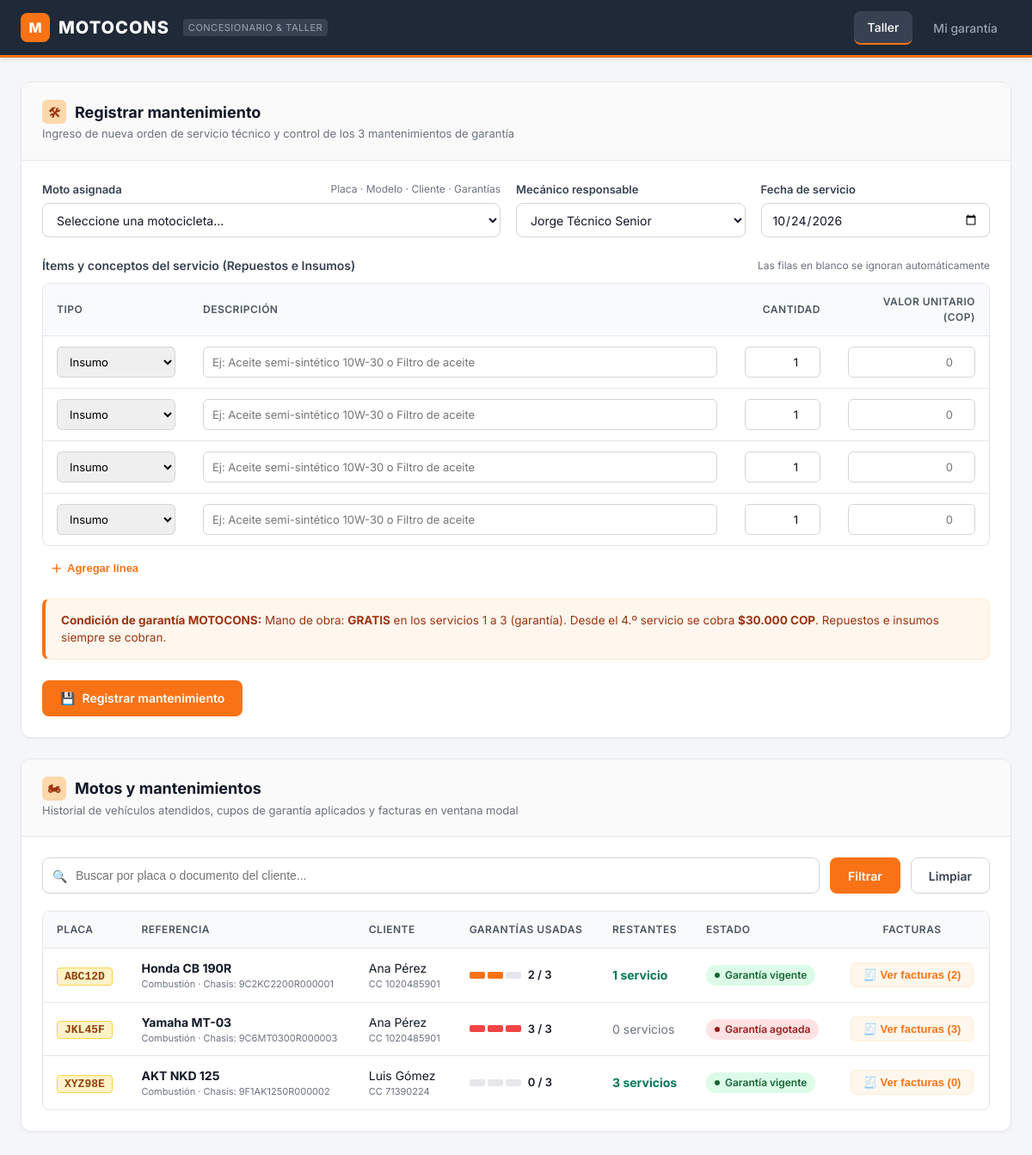
Screenshot of /src/public/index.php with the database file from the repository.
### tables this page shows
CREATE TABLE motocicleta (
    id_moto INT AUTO_INCREMENT PRIMARY KEY,
    placa VARCHAR(10) UNIQUE,
    chasis VARCHAR(30) NOT NULL UNIQUE,
    estado VARCHAR(20) NOT NULL,                    
    fecha_ingreso DATE NOT NULL,
    fecha_fin_garantia DATE,
    id_referencia INT NOT NULL,
    id_orden INT,
    FOREIGN KEY (id_referencia) REFERENCES referencia_moto(id_referencia),
    FOREIGN KEY (id_orden) REFERENCES orden_compra(id_orden)
);

CREATE TABLE marca (
    id_marca INT AUTO_INCREMENT PRIMARY KEY,
    nombre VARCHAR(80) NOT NULL
);

CREATE TABLE referencia_moto (
    id_referencia INT AUTO_INCREMENT PRIMARY KEY,
    nombre VARCHAR(100) NOT NULL,
    tipo_propulsion VARCHAR(30) NOT NULL,           
    precio_base DECIMAL(14,2) NOT NULL,
    ficha_tecnica TEXT,
    id_marca INT NOT NULL,
    id_categoria INT NOT NULL,
    FOREIGN KEY (id_marca) REFERENCES marca(id_marca),
    FOREIGN KEY (id_categoria) REFERENCES categoria(id_categoria)
);

CREATE TABLE cliente (
    id_cliente INT AUTO_INCREMENT PRIMARY KEY,
    documento VARCHAR(20) NOT NULL UNIQUE,
    nombre VARCHAR(100) NOT NULL,
    telefono VARCHAR(20),
    correo VARCHAR(100),
    direccion VARCHAR(150),
    password VARCHAR(255) NOT NULL
);

### src/controllers/TallerController.php (called while the page is built, shortened)
<?php
require_once __DIR__ . '/../config/db.php';
require_once __DIR__ . '/../models/MantenimientoModel.php';
function mostrar_taller(): void
{
    $pdo = obtener_conexion();
    $busqueda = trim((string)($_GET['q'] ?? ''));
    $todasLasMotos = obtener_motos_con_garantia($pdo);
    $motosFiltradas = $busqueda !== ''
        ? obtener_motos_con_garantia($pdo, $busqueda)
        : $todasLasMotos;
    $mecanicos = obtener_mecanicos($pdo);
    require __DIR__ . '/../views/taller/index.php';
}

### src/public/index.php (called while the page is built)
<?php
require_once __DIR__ . '/../controllers/TallerController.php';
mostrar_taller();

### src/models/MantenimientoModel.php (called while the page is built, shortened)
<?php
function obtener_mecanicos(PDO $pdo): array
{
    $sql = "SELECT id_empleado, nombre, documento
            FROM empleado
            WHERE LOWER(rol) LIKE 'mecanico%' AND activo = 1
            ORDER BY nombre ASC";
    $stmt = $pdo->query($sql);
    $mecanicos = $stmt->fetchAll();
    return $mecanicos;
}
function obtener_motos_con_garantia(PDO $pdo, string $busqueda = ''): array
{
    $sql = "
        SELECT
            m.id_moto,
            m.placa,
            m.chasis,
            r.nombre AS referencia_modelo,
            r.tipo_propulsion,
            ma.nombre AS marca_nombre,
            c.id_cliente,
            c.nombre AS cliente_nombre,
            c.documento AS cliente_documento,
            COUNT(mant.id_mantenimiento) AS total_servicios,
            COALESCE(SUM(CASE WHEN mant.es_garantia = 1 THEN 1 ELSE 0 END), 0) AS garantias_usadas
        FROM motocicleta m
        INNER JOIN referencia_moto r ON r.id_referencia = m.id_referencia
        INNER JOIN marca ma          ON ma.id_marca = r.id_marca
        INNER JOIN detalle_venta dv  ON dv.id_moto = m.id_moto
        INNER JOIN venta v           ON v.id_venta = dv.id_venta
        INNER JOIN cliente c         ON c.id_cliente = v.id_cliente
        LEFT JOIN mantenimiento mant ON mant.id_moto = m.id_moto
        WHERE (:busqueda1 = ''
               OR m.placa LIKE :busqueda2
               OR c.documento LIKE :busqueda3
               OR c.nombre LIKE :busqueda4)
        GROUP BY
            m.id_moto, m.placa, m.chasis, r.nombre, r.tipo_propulsion,
            ma.nombre, c.id_cliente, c.nombre, c.documento
        ORDER BY m.placa ASC
    ";
    $like = '%' . trim($busqueda) . '%';
    $stmt = $pdo->prepare($sql);
    $stmt->execute([
        ':busqueda1' => trim($busqueda),
        ':busqueda2' => $like,
        ':busqueda3' => $like,
        ':busqueda4' => $like,
    ]);
    $motos = $stmt->fetchAll();
    foreach ($motos as &$moto) {
        $usadas = min((int)$moto['garantias_usadas'], TOPE_MANTENIMIENTOS_GARANTIA);
        $moto['garantias_usadas']    = $usadas;
        $moto['garantias_restantes'] = max(0, TOPE_MANTENIMIENTOS_GARANTIA - $usadas);
        $moto['garantia_vigente']    = $usadas < TOPE_MANTENIMIENTOS_GARANTIA;
        $moto['facturas']            = obtener_facturas_por_moto($pdo, (int)$moto['id_moto']);
    }
    return $motos;
}
function obtener_facturas_por_moto(PDO $pdo, int $idMoto): array
{
    $sqlMant = "
        SELECT
            mant.id_mantenimiento,
            mant.numero_servicio,
            mant.es_garantia,
            mant.fecha,
            mant.valor_mano_obra,
            mant.total,
            e.nombre AS mecanico_nombre
        FROM mantenimiento mant
        INNER JOIN empleado e ON e.id_empleado = mant.id_empleado
        WHERE mant.id_moto = :id_moto
        ORDER BY mant.numero_servicio ASC, mant.id_mantenimiento ASC
    ";
    $stmt = $pdo->prepare($sqlMant);
    $stmt->execute([':id_moto' => $idMoto]);
    $mantenimientos = $stmt->fetchAll();
    if (empty($mantenimientos)) {
        return [];
    }
    $stmtDet = $pdo->prepare("
        SELECT id_detalle, tipo, descripcion, cantidad, valor_unitario
        FROM detalle_mantenimiento
        WHERE id_mantenimiento = :id_mant
        ORDER BY id_detalle ASC
    ");
    foreach ($mantenimientos as &$mant) {
        $stmtDet->execute([':id_mant' => $mant['id_mantenimiento']]);
        $mant['lineas'] = $stmtDet->fetchAll();
    }
    return $mantenimientos;
}

### src/views/taller/index.php (the view, shortened to what this page needs)
<!DOCTYPE html>
<html lang="es">
<head>
  <link rel="stylesheet" href="./assets/css/app.css">
</head>
<body>
  <header class="topbar">
    <div class="topbar-container">
      <a href="index.php" class="brand-logo">
        <span class="brand-icon">M</span>
        <span class="brand-name">MOTOCONS</span>
        <span class="brand-tag">Concesionario &amp; Taller</span>
      </a>
      <nav class="nav-links" aria-label="Navegación principal">
        <a href="index.php" class="nav-link active">Taller</a>
        <a href="mi_garantia.php" class="nav-link">Mi garantía</a>
      </nav>
    </div>
  </header>
  <main class="page-container">
    <section class="card" aria-labelledby="card-reg-title">
      <div class="card-header">
        <div>
          <h2 id="card-reg-title" class="card-title">
            <span class="card-title-icon" aria-hidden="true">🛠</span>
            Registrar mantenimiento
          </h2>
          <p class="card-subtitle">Ingreso de nueva orden de servicio técnico y control de los 3 mantenimientos de garantía</p>
        </div>
      </div>
      <div class="card-body">
        <form method="POST" action="index.php">
          <div class="form-grid-3">
            <div class="form-group">
              <label for="select-moto" class="form-label">
                <span>Moto asignada</span>
                <span style="font-weight: normal; font-size: 12px; color: var(--text-muted);">Placa · Modelo · Cliente · Garantías</span>
              </label>
              <select id="select-moto" name="moto_id" class="form-control" required>
                <option value="">Seleccione una motocicleta...</option>
              </select>
            </div>
            <div class="form-group">
              <label for="select-mecanico" class="form-label">Mecánico responsable</label>
              <select id="select-mecanico" name="mecanico_id" class="form-control" required>
                <?php foreach ($mecanicos as $mec): ?>
                  <option value="<?= (int)$mec['id_empleado'] ?>">
                    <?= htmlspecialchars($mec['nombre']) ?>
                  </option>
                <?php endforeach; ?>
              </select>
            </div>
            <div class="form-group">
              <label for="input-fecha" class="form-label">Fecha de servicio</label>
              <input type="date" id="input-fecha" name="fecha" class="form-control" value="<?= date('Y-m-d') ?>" required>
            </div>
          </div>
          <div class="service-lines-section">
            <div class="section-subhead">
              <span>Ítems y conceptos del servicio (Repuestos e Insumos)</span>
              <span style="font-size: 12px; color: var(--text-muted); font-weight: normal;">Las filas en blanco se ignoran automáticamente</span>
            </div>
            <div class="table-container">
              <table class="data-table" id="tabla-lineas" aria-label="Líneas de servicio">
                <thead>
                  <tr>
                    <th style="width: 170px;">Tipo</th>
                    <th>Descripción</th>
                    <th style="width: 120px; text-align: right;">Cantidad</th>
                    <th style="width: 180px; text-align: right;">Valor unitario (COP)</th>
                  </tr>
                </thead>
                <tbody id="tbody-lineas">
                  <?php for ($i = 0; $i < 4; $i++): ?>
                    <tr>
                      <td>
                        <select name="linea_tipo[]" class="table-input">
                          <option value="Insumo">Insumo</option>
                        </select>
                      </td>
                      <td>
                        <input type="text" name="linea_desc[]" class="table-input" placeholder="Ej: Aceite semi-sintético 10W-30 o Filtro de aceite">
                      </td>
                      <td>
                        <input type="number" name="linea_cant[]" class="table-input" style="text-align: right;" value="1" min="1">
                      </td>
                      <td>
                        <input type="number" name="linea_valor[]" class="table-input" style="text-align: right;" placeholder="0" min="0" step="100">
                      </td>
                    </tr>
                  <?php endfor; ?>
                </tbody>
              </table>
            </div>
            <div class="table-action-row">
              <button type="button" class="btn-text" onclick="agregarFilaServicio()">
                <span aria-hidden="true">＋</span> Agregar línea
              </button>
            </div>
          </div>
          <div class="info-box-orange" role="note">
            <div>
              <strong>Condición de garantía MOTOCONS:</strong> Mano de obra: <strong>GRATIS</strong> en los servicios 1 a 3 (garantía). Desde el 4.º servicio se cobra <strong>$30.000 COP</strong>. Repuestos e insumos siempre se cobran.
            </div>
          </div>
          <div>
            <button type="submit" class="btn btn-primary">
              <span aria-hidden="true">💾</span> Registrar mantenimiento
            </button>
          </div>
        </form>
      </div>
    </section>
    <section class="card" aria-labelledby="card-motos-title">
      <div class="card-header">
        <div>
          <h2 id="card-motos-title" class="card-title">
            <span class="card-title-icon" aria-hidden="true">🏍</span>
            Motos y mantenimientos
          </h2>
          <p class="card-subtitle">Historial de vehículos atendidos, cupos de garantía aplicados y facturas en ventana modal</p>
        </div>
      </div>
      <div class="card-body">
        <form method="GET" action="index.php" class="filter-bar">
          <div class="filter-input-wrap">
            <span class="filter-icon" aria-hidden="true">🔍</span>
            <input type="text" name="q" class="filter-input" placeholder="Buscar por placa o documento del cliente..." value="<?= htmlspecialchars($busqueda) ?>">
          </div>
          <button type="submit" class="btn btn-primary">Filtrar</button>
          <a href="index.php" class="btn btn-secondary">Limpiar</a>
        </form>
        <div class="table-container">
          <table class="data-table" aria-label="Listado de motos y garantías">
            <thead>
              <tr>
                <th>Placa</th>
                <th>Referencia</th>
                <th>Cliente</th>
                <th>Garantías usadas</th>
                <th>Restantes</th>
                <th>Estado</th>
                <th style="text-align: center;">Facturas</th>
              </tr>
            </thead>
            <tbody>
              <?php if (empty($motosFiltradas)): ?>
                <tr>
                  <td colspan="7" style="text-align: center; padding: 28px; color: var(--text-muted);">
                    No se encontraron motocicletas para el criterio de búsqueda ingresado.
                  </td>
                </tr>
              <?php else: ?>
                <?php foreach ($motosFiltradas as $moto): ?>
                  <?php
                    $idMoto    = (int)$moto['id_moto'];
                    $usadas    = (int)$moto['garantias_usadas'];
                    $restantes = (int)$moto['garantias_restantes'];
                    $vigente   = (bool)$moto['garantia_vigente'];
                    $facturas  = $moto['facturas'];
                    $claseSeg  = $vigente ? 'filled' : 'filled-red';
                  ?>
                  <tr>
                    <td>
                      <span class="plate-badge"><?= htmlspecialchars($moto['placa']) ?></span>
                    </td>
                    <td>
                      <strong><?= htmlspecialchars($moto['marca_nombre'] . ' ' . $moto['referencia_modelo']) ?></strong>
                      <div style="font-size: 11px; color: var(--text-muted);">
                        <?= htmlspecialchars($moto['tipo_propulsion']) ?> · Chasis: <?= htmlspecialchars($moto['chasis']) ?>
                      </div>
                    </td>
                    <td>
                      <div><?= htmlspecialchars($moto['cliente_nombre']) ?></div>
                      <div style="font-size: 11px; color: var(--text-muted);">CC <?= htmlspecialchars($moto['cliente_documento']) ?></div>
                    </td>
                    <td>
                      <div class="segment-bar-container">
                        <div class="segments" title="<?= $usadas ?> de 3 usadas">
                          <?php for ($s = 1; $s <= 3; $s++): ?>
                            <div class="segment <?= ($s <= $usadas) ? $claseSeg : '' ?>"></div>
                          <?php endfor; ?>
                        </div>
                        <span class="segment-text"><?= $usadas ?> / 3</span>
                      </div>
                    </td>
                    <td>
                      <?php if ($restantes > 0): ?>
                        <strong style="color: #047857;"><?= $restantes ?> <?= $restantes === 1 ? 'servicio' : 'servicios' ?></strong>
                      <?php else: ?>
                        <span style="color: var(--text-muted);">0 servicios</span>
                      <?php endif; ?>
                    </td>
                    <td>
                      <?php if ($vigente): ?>
                        <span class="badge badge-green">
                          <span class="badge-dot"></span> Garantía vigente
                        </span>
                      <?php else: ?>
                        <span class="badge badge-red">
                          <span class="badge-dot"></span> Garantía agotada
                        </span>
                      <?php endif; ?>
                    </td>
                    <td style="text-align: center;">
                      <button
                        type="button"
                        class="btn-dialog-trigger"
                        onclick="document.getElementById('dialog-facturas-<?= $idMoto ?>').showModal()"
                      >
                        🧾 Ver facturas (<?= count($facturas) ?>)
                      </button>
                    </td>
                  </tr>
                <?php endforeach; ?>
              <?php endif; ?>
            </tbody>
          </table>
        </div>
      </div>
    </section>
  </main>
</body>
</html>

### rows the page displays
motocicleta: placa "ABC12D", marca.nombre "Honda CB 190R", id_referencia.tipo_propulsion "Combustión", chasis "9C2KC2200R000001", cliente.nombre "Ana Pérez", cliente.documento "1020485901", usadas "2", restantes "1", shows "servicio", shows "Garantía vigente", count($facturas) "2"
motocicleta: placa "JKL45F", marca.nombre "Yamaha MT-03", id_referencia.tipo_propulsion "Combustión", chasis "9C6MT0300R000003", cliente.nombre "Ana Pérez", cliente.documento "1020485901", usadas "3", shows "0 servicios", shows "Garantía agotada", count($facturas) "3"
motocicleta: placa "XYZ98E", marca.nombre "AKT NKD 125", id_referencia.tipo_propulsion "Combustión", chasis "9F1AK1250R000002", cliente.nombre "Luis Gómez", cliente.documento "71390224", usadas "0", restantes "3", shows "servicios", shows "Garantía vigente", count($facturas) "0"

### other values shown
form field mecanico_id "Jorge Técnico Senior"
